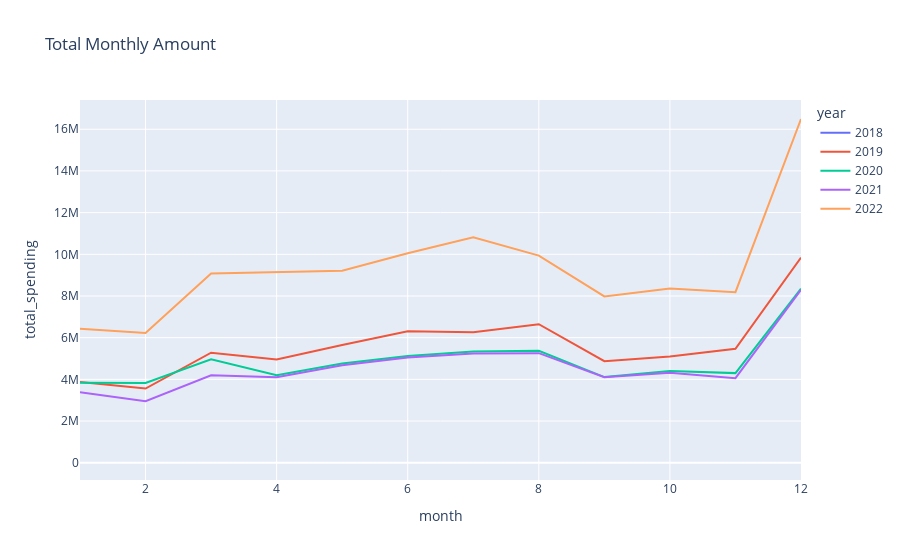

Write notebook code for a chart like this one.
### Markdown cell above
## Check the total amount for each month/year

### Code cell
# Group by year and month and calculate the total amount for each group
monthly_df = df_not_fraud.groupby(['year', 'month'])['amt'].sum().reset_index()

# rename the columns for clarity
monthly_df.columns = ['year','month','total_spending']

# Plot the line graph
fig = px.line(monthly_df, x='month', y='total_spending', color='year', title='Total Monthly Amount')
fig.show()

### Figure 1 — Plotly figure (JSON) as saved in the notebook; plotly's stock layout.template omitted (floating-point values rounded to 4 significant figures)
{"data": [{"hovertemplate": "year=2018<br>month=%{x}<br>total_spending=%{y}<extra></extra>", "legendgroup": "2018", "line": {"color": "#636efa", "dash": "solid"}, "marker": {"symbol": "circle"}, "mode": "lines", "name": "2018", "orientation": "v", "showlegend": true, "type": "scatter", "x": [12], "xaxis": "x", "y": [82240.0], "yaxis": "y"}, {"hovertemplate": "year=2019<br>month=%{x}<br>total_spending=%{y}<extra></extra>", "legendgroup": "2019", "line": {"color": "#EF553B", "dash": "solid"}, "marker": {"symbol": "circle"}, "mode": "lines", "name": "2019", "orientation": "v", "showlegend": true, "type": "scatter", "x": [1, 2, 3, 4, 5, 6, 7, 8, 9, 10, 11, 12], "xaxis": "x", "y": [3879000.0, 3557000.0, 5278000.0, 4948000.0, 5651000.0, 6307000.0, 6255000.0, 6646000.0, 4869000.0, 5094000.0, 5470000.0, 9840000.0], "yaxis": "y"}, {"hovertemplate": "year=2020<br>month=%{x}<br>total_spending=%{y}<extra></extra>", "legendgroup": "2020", "line": {"color": "#00cc96", "dash": "solid"}, "marker": {"symbol": "circle"}, "mode": "lines", "name": "2020", "orientation": "v", "showlegend": true, "type": "scatter", "x": [1, 2, 3, 4, 5, 6, 7, 8, 9, 10, 11, 12], "xaxis": "x", "y": [3831000.0, 3825000.0, 4966000.0, 4195000.0, 4765000.0, 5125000.0, 5335000.0, 5368670, 4109000.0, 4398000.0, 4299000.0, 8348000.0], "yaxis": "y"}, {"hovertemplate": "year=2021<br>month=%{x}<br>total_spending=%{y}<extra></extra>", "legendgroup": "2021", "line": {"color": "#ab63fa", "dash": "solid"}, "marker": {"symbol": "circle"}, "mode": "lines", "name": "2021", "orientation": "v", "showlegend": true, "type": "scatter", "x": [1, 2, 3, 4, 5, 6, 7, 8, 9, 10, 11, 12], "xaxis": "x", "y": [3378000.0, 2954000.0, 4198000.0, 4098691, 4672125, 5045000.0, 5245000.0, 5257000.0, 4102000.0, 4315000.0, 4055000.0, 8291000.0], "yaxis": "y"}, {"hovertemplate": "year=2022<br>month=%{x}<br>total_spending=%{y}<extra></extra>", "legendgroup": "2022", "line": {"color": "#FFA15A", "dash": "solid"}, "marker": {"symbol": "circle"}, "mode": "lines", "name": "2022", "orientation": "v", "showlegend": true, "type": "scatter", "x": [1, 2, 3, 4, 5, 6, 7, 8, 9, 10, 11, 12], "xaxis": "x", "y": [6423000.0, 6220000.0, 9079000.0, 9138000.0, 9214000.0, 10050000.0, 10820000.0, 9935000.0, 7978000.0, 8362000.0, 8185000.0, 16490000.0], "yaxis": "y"}], "layout": {"legend": {"title": {"text": "year"}, "tracegroupgap": 0}, "title": {"text": "Total Monthly Amount"}, "xaxis": {"anchor": "y", "domain": [0, 1], "title": {"text": "month"}}, "yaxis": {"anchor": "x", "domain": [0, 1], "title": {"text": "total_spending"}}}}
